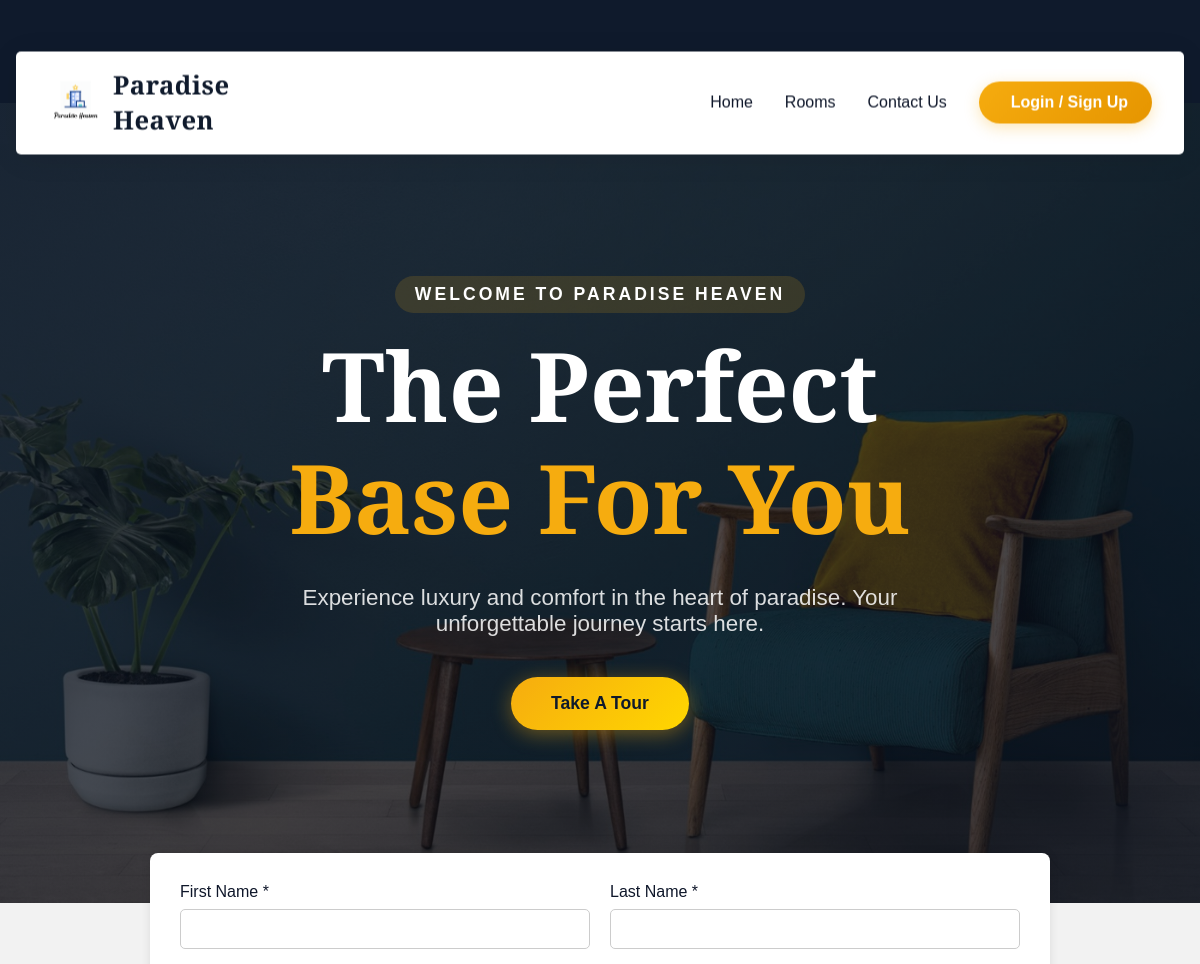
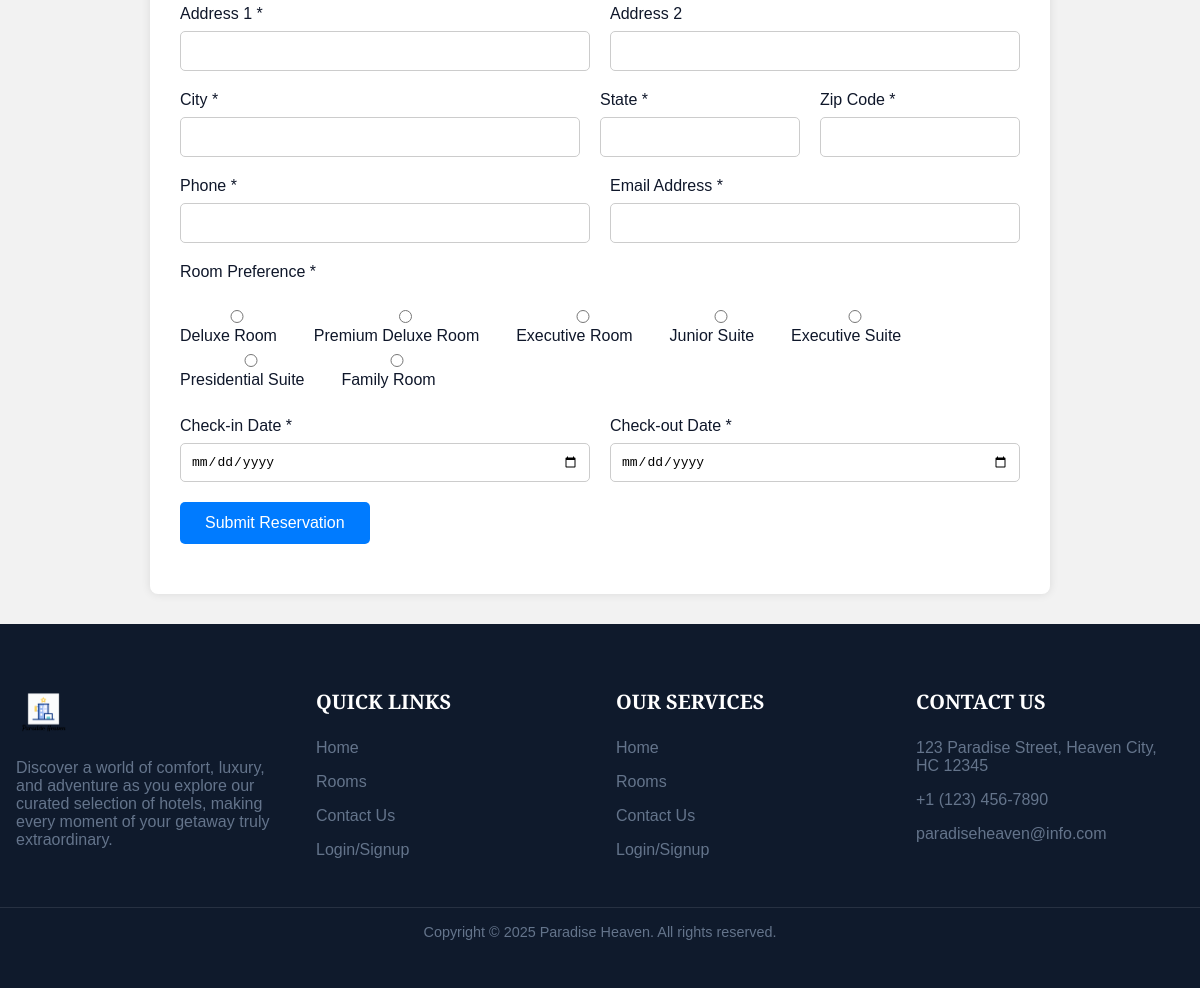
Screenshot of /motel/reservation/ with the database file from the repository (2 pictures, top to bottom).
### motel/models.py (models this page shows, shortened)
class Rooms(models.Model):
    room_name = models.CharField(max_length=255)
    room_des = models.TextField()
    room_price = models.IntegerField()
    room_facilities = models.TextField(default="WiFi,TV,AC")
    room_image = models.ImageField(upload_to='rooms/', blank=True, null=True)
    number_of_rooms = models.IntegerField(default=1, help_text="Number of rooms available in this category")

### motel/views.py (the view, shortened to what this page needs)
# urls.py: path('reservation/', views.reservation, name='reservation'),
def reservation(request):
    roomsdata = Rooms.objects.all()
    return render(request, 'reservation.html', {'roomsdata': roomsdata})

### templates/reservation.html (shortened to what this page needs)
{% extends 'master.html' %}
{% load static %}
{% block content %}
<head>
</head>
    <div class="form-container">
        <form method="POST">
            <div class="form-group">
                <div style="flex: 1;">
                    <label for="first_name">First Name *</label>
                    <input type="text" name="first_name" required>
                </div>
                <div style="flex: 1;">
                    <label for="last_name">Last Name *</label>
                    <input type="text" name="last_name" required>
                </div>
            </div>
            <div class="form-group">
                <div style="flex: 1;">
                    <label for="address1">Address 1 *</label>
                    <input type="text" name="address1" required>
                </div>
                <div style="flex: 1;">
                    <label for="address2">Address 2</label>
                    <input type="text" name="address2">
                </div>
            </div>
            <div class="form-group">
                <div style="flex: 2;">
                    <label for="city">City *</label>
                    <input type="text" name="city" required>
                </div>
                <div style="flex: 1;">
                    <label for="state">State *</label>
                    <input type="text" name="state" required>
                </div>
                <div style="flex: 1;">
                    <label for="zip">Zip Code *</label>
                    <input type="text" name="zip" required>
                </div>
            </div>
            <div class="form-group">
                <div style="flex: 1;">
                    <label for="phone">Phone *</label>
                    <input type="text" name="phone" required>
                </div>
                <div style="flex: 1;">
                    <label for="email">Email Address *</label>
                    <input type="email" name="email" required>
                </div>
            </div>
            <div class="form-group">
                <label>Room Preference *</label>
                <div class="radio-group">
                    {% for room in roomsdata %}
                    <label>
                        <input type="radio" name="room" value="{{ room.room_name }}" required>
                        {{ room.room_name }}
                    </label>
                    {% endfor %}
                </div>
            </div>
            <div class="form-group">
                <div style="flex: 1;">
                    <label for="check_in">Check-in Date *</label>
                    <input type="date" name="check_in" required>
                </div>
                <div style="flex: 1;">
                    <label for="check_out">Check-out Date *</label>
                    <input type="date" name="check_out" required>
                </div>
            </div>
            <div class="form-group">
                <button type="submit" class="submit-btn">Submit Reservation</button>
            </div>
        </form>
    </div>
{% endblock %}

### static/assets/css/styles.css (style rules this page uses)
:root { --primary-color: #0f1a2c; --secondary-color: #f6ac0f; --text-dark: #0f172a; --text-light: #64748b; --extra-light: #f8fafc; --white: #ffffff; --max-width: 1200px; --header-font: "Playfair Display", serif; --glass-bg: rgba(255, 255, 255, 0.95); --glass-border: rgba(255, 255, 255, 0.2); --shadow-light: 0 4px 30px rgba(0, 0, 0, 0.08); --transition-smooth: all 0.3s cubic-bezier(0.4, 0, 0.2, 1); }
* { padding: 0; margin: 0; box-sizing: border-box; }
html, body { scroll-behavior: smooth; }
body { font-family: "Poppins", sans-serif; }
.form-group { flex: 1; min-width: 200px; }
.form-group label { display: block; margin-bottom: 0.5rem; color: var(--text-dark); font-weight: 500; }
.form-group input { width: 100%; padding: 0.75rem; border: 1px solid var(--text-light); border-radius: 5px; font-size: 1rem; }

### templates/reservation.html (style rules this page uses)
body { font-family: Arial, sans-serif; background: #f2f2f2; margin: 0; padding: 0; }
.form-container { background: white; max-width: 900px; margin: -50px auto 30px auto; padding: 30px; border-radius: 8px; box-shadow: 0 0 10px rgba(0, 0, 0, 0.1); position: relative; z-index: 10; }
.form-group { display: flex; flex-wrap: wrap; gap: 20px; margin-bottom: 20px; }
.form-group input, .form-group select { flex: 1 1 200px; padding: 10px; font-size: 1em; border: 1px solid #ccc; border-radius: 5px; }
label { display: block; margin-bottom: 5px; font-weight: bold; }
.radio-group label { display: inline-block; margin-right: 15px; }
.submit-btn { background-color: #007bff; color: white; padding: 12px 25px; border: none; font-size: 1em; border-radius: 5px; cursor: pointer; }

### rows the page displays
Rooms: room_name "Deluxe Room"
Rooms: room_name "Premium Deluxe Room"
Rooms: room_name "Executive Room"
Rooms: room_name "Junior Suite"
Rooms: room_name "Executive Suite"
Rooms: room_name "Presidential Suite"
Rooms: room_name "Family Room"
